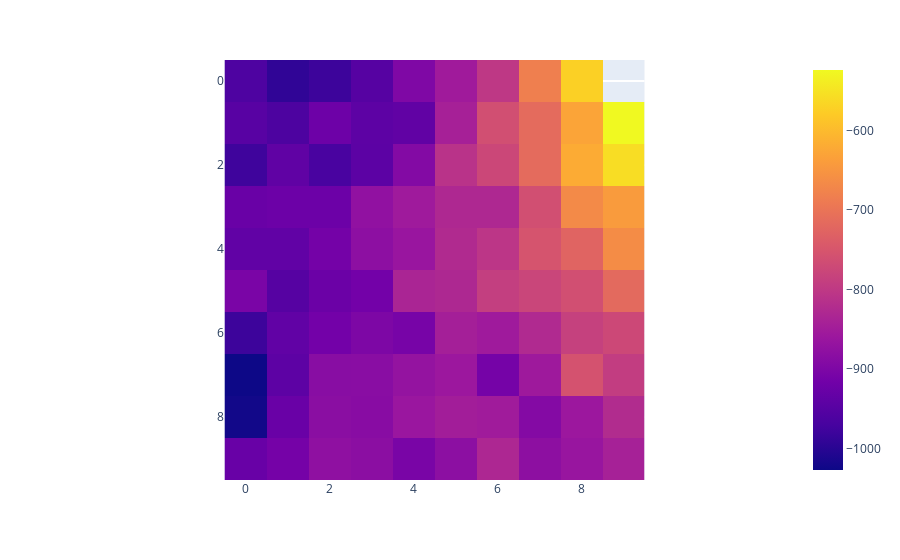

Notebook cell for this chart:
### Code cell
px.imshow(state_values["left"]/state_counts["left"])

### Figure 1 — Plotly figure (JSON) as saved in the notebook; plotly's stock layout.template omitted (floating-point values rounded to 4 significant figures)
{"data": [{"coloraxis": "coloraxis", "hovertemplate": "x: %{x}<br>y: %{y}<br>color: %{z}<extra></extra>", "name": "0", "type": "heatmap", "xaxis": "x", "yaxis": "y", "z": [[-960.1, -992.8, -979.5, -950.5, -897.2, -852.9, -801.3, -683.1, -572.5, null], [-948.4, -962.4, -921.6, -941.2, -936.7, -843.0, -762.0, -715.1, -629.2, -523.7], [-978.0, -938.2, -967.2, -942.4, -891.7, -810.3, -774.9, -714.3, -619.9, -557.0], [-927.0, -922.3, -922.1, -873.4, -853.4, -829.3, -828.5, -761.7, -667.0, -641.6], [-936.1, -936.4, -912.0, -878.8, -863.5, -825.1, -804.4, -753.1, -725.8, -663.3], [-903.7, -950.3, -924.3, -914.2, -835.2, -829.7, -789.9, -777.3, -761.0, -716.8], [-979.2, -935.9, -914.3, -900.5, -908.2, -844.7, -854.2, -825.8, -786.4, -772.7], [-1027.0, -942.3, -885.4, -884.7, -869.5, -858.7, -911.1, -854.9, -755.7, -793.5], [-1021.0, -926.8, -882.8, -886.0, -861.9, -848.3, -852.4, -891.5, -859.4, -823.0], [-927.6, -911.2, -876.6, -882.2, -905.8, -880.5, -830.3, -878.5, -865.0, -842.4]]}], "layout": {"coloraxis": {"colorscale": [[0, "#0d0887"], [0.1111, "#46039f"], [0.2222, "#7201a8"], [0.3333, "#9c179e"], [0.4444, "#bd3786"], [0.5556, "#d8576b"], [0.6667, "#ed7953"], [0.7778, "#fb9f3a"], [0.8889, "#fdca26"], [1, "#f0f921"]]}, "margin": {"t": 60}, "xaxis": {"anchor": "y", "constrain": "domain", "domain": [0, 1], "scaleanchor": "y"}, "yaxis": {"anchor": "x", "autorange": "reversed", "constrain": "domain", "domain": [0, 1]}}}
